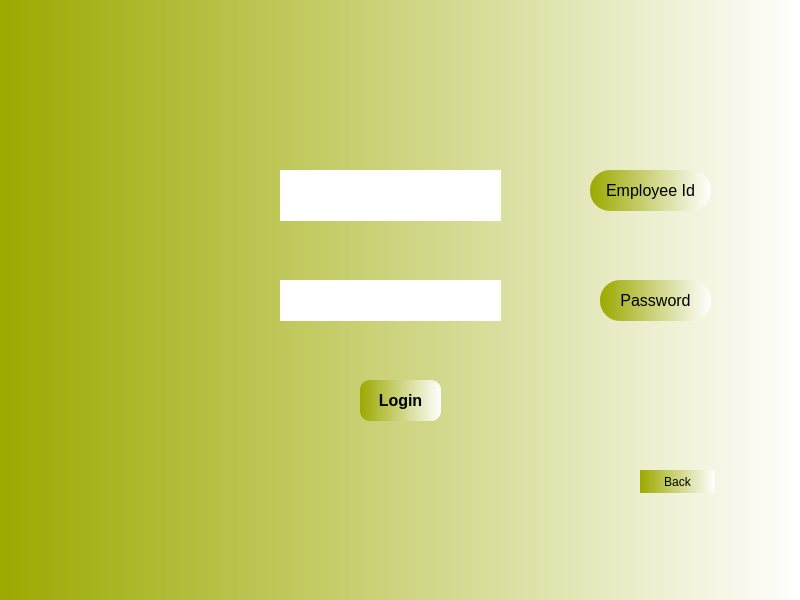
<?xml version="1.0" encoding="UTF-8"?>
<ui version="4.0">
 <class>MainWindow</class>
 <widget class="QMainWindow" name="MainWindow">
  <property name="geometry">
   <rect>
    <x>0</x>
    <y>0</y>
    <width>800</width>
    <height>600</height>
   </rect>
  </property>
  <property name="windowTitle">
   <string>MainWindow</string>
  </property>
  <property name="styleSheet">
   <string notr="true">background-color: qlineargradient(spread:pad, x1:0, y1:0, x2:1, y2:0, stop:0 rgba(255, 178, 102, 255), stop:0.55 rgba(55, 232, 217, 255), stop:0.98 rgba(0, 0, 0, 255), stop:1 rgba(0, 0, 0, 0));
background-color: qlineargradient(spread:pad, x1:0, y1:0, x2:1, y2:0, stop:0 rgba(156, 169, 0, 255), stop:1 rgba(255, 255, 255, 255));
border-radius:30px;</string>
  </property>
  <widget class="QWidget" name="centralwidget">
   <widget class="QLabel" name="label">
    <property name="geometry">
     <rect>
      <x>590</x>
      <y>170</y>
      <width>121</width>
      <height>41</height>
     </rect>
    </property>
    <property name="font">
     <font>
      <pointsize>12</pointsize>
     </font>
    </property>
    <property name="styleSheet">
     <string notr="true">border-radius:20px;</string>
    </property>
    <property name="text">
     <string>Employee Id</string>
    </property>
    <property name="alignment">
     <set>Qt::AlignCenter</set>
    </property>
   </widget>
   <widget class="QLabel" name="label_2">
    <property name="geometry">
     <rect>
      <x>600</x>
      <y>280</y>
      <width>111</width>
      <height>41</height>
     </rect>
    </property>
    <property name="font">
     <font>
      <pointsize>12</pointsize>
     </font>
    </property>
    <property name="styleSheet">
     <string notr="true">border-radius:20px;</string>
    </property>
    <property name="text">
     <string>Password</string>
    </property>
    <property name="alignment">
     <set>Qt::AlignCenter</set>
    </property>
   </widget>
   <widget class="QLineEdit" name="lineEdit">
    <property name="geometry">
     <rect>
      <x>280</x>
      <y>170</y>
      <width>221</width>
      <height>51</height>
     </rect>
    </property>
    <property name="styleSheet">
     <string notr="true">background-color: rgb(255, 255, 255);</string>
    </property>
   </widget>
   <widget class="QLineEdit" name="lineEdit_2">
    <property name="geometry">
     <rect>
      <x>280</x>
      <y>280</y>
      <width>221</width>
      <height>41</height>
     </rect>
    </property>
    <property name="styleSheet">
     <string notr="true">background-color: rgb(255, 255, 255);</string>
    </property>
   </widget>
   <widget class="QPushButton" name="pushButton">
    <property name="geometry">
     <rect>
      <x>360</x>
      <y>380</y>
      <width>81</width>
      <height>41</height>
     </rect>
    </property>
    <property name="font">
     <font>
      <pointsize>12</pointsize>
      <weight>75</weight>
      <bold>true</bold>
     </font>
    </property>
    <property name="styleSheet">
     <string notr="true">border-radius:10px;</string>
    </property>
    <property name="text">
     <string>Login</string>
    </property>
   </widget>
   <widget class="QPushButton" name="pushButton_2">
    <property name="geometry">
     <rect>
      <x>640</x>
      <y>470</y>
      <width>75</width>
      <height>23</height>
     </rect>
    </property>
    <property name="text">
     <string>Back</string>
    </property>
   </widget>
  </widget>
 </widget>
 <resources/>
 <connections/>
</ui>
